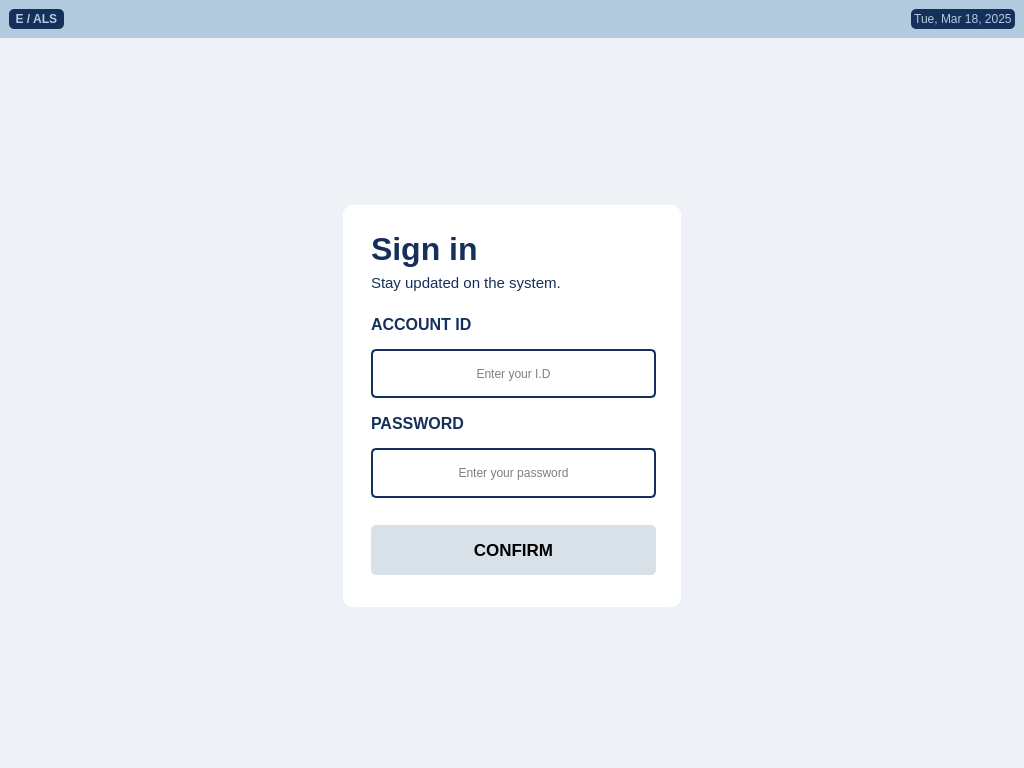
<?xml version="1.0" encoding="UTF-8"?>
<ui version="4.0">
 <class>MainWindow</class>
 <widget class="QMainWindow" name="MainWindow">
  <property name="geometry">
   <rect>
    <x>0</x>
    <y>0</y>
    <width>1024</width>
    <height>768</height>
   </rect>
  </property>
  <property name="windowTitle">
   <string>MainWindow</string>
  </property>
  <property name="styleSheet">
   <string notr="true">QMainWindow {
    background-image: url(&quot;C:/Users/maeve/Documents/GitHub/cpet8_group8_workspace/EALS UI/v0.2/resources/eals_log_bg.jpg&quot;);
    background-position: center;
    background-repeat: no-repeat;
    background-color: #eef1f6
}
</string>
  </property>
  <widget class="QWidget" name="centralwidget">
   <layout class="QGridLayout" name="gridLayout_3" rowstretch="0,2,0,5,2" columnstretch="4,4,4">
    <property name="leftMargin">
     <number>0</number>
    </property>
    <property name="topMargin">
     <number>0</number>
    </property>
    <property name="rightMargin">
     <number>0</number>
    </property>
    <property name="bottomMargin">
     <number>0</number>
    </property>
    <item row="4" column="1">
     <spacer name="verticalSpacer">
      <property name="orientation">
       <enum>Qt::Orientation::Vertical</enum>
      </property>
      <property name="sizeHint" stdset="0">
       <size>
        <width>20</width>
        <height>40</height>
       </size>
      </property>
     </spacer>
    </item>
    <item row="3" column="1">
     <widget class="QFrame" name="frame">
      <property name="sizePolicy">
       <sizepolicy hsizetype="MinimumExpanding" vsizetype="MinimumExpanding">
        <horstretch>0</horstretch>
        <verstretch>0</verstretch>
       </sizepolicy>
      </property>
      <property name="styleSheet">
       <string notr="true">QFrame  {
	background-color: rgb(255, 255, 255);
border-radius: 10px;
color: #15305b;

}
</string>
      </property>
      <property name="frameShape">
       <enum>QFrame::Shape::Box</enum>
      </property>
      <property name="frameShadow">
       <enum>QFrame::Shadow::Sunken</enum>
      </property>
      <layout class="QGridLayout" name="gridLayout_2">
       <property name="leftMargin">
        <number>18</number>
       </property>
       <property name="rightMargin">
        <number>15</number>
       </property>
       <property name="bottomMargin">
        <number>14</number>
       </property>
       <item row="0" column="0">
        <layout class="QGridLayout" name="gridLayout" rowstretch="0,2,0,1,2,2,0,0,2,2,0,2">
         <property name="leftMargin">
          <number>10</number>
         </property>
         <property name="topMargin">
          <number>10</number>
         </property>
         <property name="rightMargin">
          <number>10</number>
         </property>
         <property name="bottomMargin">
          <number>18</number>
         </property>
         <property name="spacing">
          <number>0</number>
         </property>
         <item row="8" column="0">
          <widget class="QLabel" name="label_4">
           <property name="sizePolicy">
            <sizepolicy hsizetype="Expanding" vsizetype="Expanding">
             <horstretch>0</horstretch>
             <verstretch>0</verstretch>
            </sizepolicy>
           </property>
           <property name="font">
            <font>
             <pointsize>12</pointsize>
             <bold>true</bold>
            </font>
           </property>
           <property name="text">
            <string>PASSWORD</string>
           </property>
          </widget>
         </item>
         <item row="11" column="0">
          <widget class="QPushButton" name="home_login_btn">
           <property name="sizePolicy">
            <sizepolicy hsizetype="Minimum" vsizetype="Expanding">
             <horstretch>0</horstretch>
             <verstretch>0</verstretch>
            </sizepolicy>
           </property>
           <property name="minimumSize">
            <size>
             <width>0</width>
             <height>40</height>
            </size>
           </property>
           <property name="font">
            <font>
             <pointsize>13</pointsize>
             <bold>true</bold>
             <kerning>false</kerning>
            </font>
           </property>
           <property name="styleSheet">
            <string notr="true">border-radius: 5px;
background-color: #d8e1e8;</string>
           </property>
           <property name="text">
            <string>CONFIRM</string>
           </property>
           <property name="checkable">
            <bool>false</bool>
           </property>
           <property name="flat">
            <bool>false</bool>
           </property>
          </widget>
         </item>
         <item row="9" column="0">
          <widget class="QLineEdit" name="home_pass_box">
           <property name="sizePolicy">
            <sizepolicy hsizetype="Expanding" vsizetype="Expanding">
             <horstretch>0</horstretch>
             <verstretch>0</verstretch>
            </sizepolicy>
           </property>
           <property name="minimumSize">
            <size>
             <width>0</width>
             <height>40</height>
            </size>
           </property>
           <property name="styleSheet">
            <string notr="true">background-color: rgb(255, 255, 255);
border: 2px solid #15305b;
border-radius: 5px;</string>
           </property>
           <property name="text">
            <string/>
           </property>
           <property name="echoMode">
            <enum>QLineEdit::EchoMode::Password</enum>
           </property>
           <property name="alignment">
            <set>Qt::AlignmentFlag::AlignCenter</set>
           </property>
           <property name="placeholderText">
            <string>Enter your password</string>
           </property>
           <property name="cursorMoveStyle">
            <enum>Qt::CursorMoveStyle::LogicalMoveStyle</enum>
           </property>
           <property name="clearButtonEnabled">
            <bool>true</bool>
           </property>
          </widget>
         </item>
         <item row="10" column="0">
          <spacer name="horizontalSpacer">
           <property name="orientation">
            <enum>Qt::Orientation::Horizontal</enum>
           </property>
           <property name="sizeHint" stdset="0">
            <size>
             <width>40</width>
             <height>27</height>
            </size>
           </property>
          </spacer>
         </item>
         <item row="5" column="0">
          <widget class="QLineEdit" name="home_id_box">
           <property name="sizePolicy">
            <sizepolicy hsizetype="Expanding" vsizetype="Expanding">
             <horstretch>0</horstretch>
             <verstretch>0</verstretch>
            </sizepolicy>
           </property>
           <property name="minimumSize">
            <size>
             <width>0</width>
             <height>40</height>
            </size>
           </property>
           <property name="styleSheet">
            <string notr="true">background-color: rgb(255, 255, 255);
border: 2px solid #15305b;
border-radius: 5px;</string>
           </property>
           <property name="alignment">
            <set>Qt::AlignmentFlag::AlignCenter</set>
           </property>
           <property name="placeholderText">
            <string>Enter your I.D</string>
           </property>
           <property name="clearButtonEnabled">
            <bool>true</bool>
           </property>
          </widget>
         </item>
         <item row="1" column="0">
          <widget class="QLabel" name="label_2">
           <property name="sizePolicy">
            <sizepolicy hsizetype="Expanding" vsizetype="Expanding">
             <horstretch>0</horstretch>
             <verstretch>0</verstretch>
            </sizepolicy>
           </property>
           <property name="font">
            <font>
             <pointsize>24</pointsize>
             <bold>true</bold>
             <kerning>true</kerning>
            </font>
           </property>
           <property name="styleSheet">
            <string notr="true"/>
           </property>
           <property name="text">
            <string>Sign in</string>
           </property>
           <property name="scaledContents">
            <bool>true</bool>
           </property>
           <property name="wordWrap">
            <bool>false</bool>
           </property>
          </widget>
         </item>
         <item row="4" column="0">
          <widget class="QLabel" name="label_3">
           <property name="sizePolicy">
            <sizepolicy hsizetype="Expanding" vsizetype="Expanding">
             <horstretch>0</horstretch>
             <verstretch>0</verstretch>
            </sizepolicy>
           </property>
           <property name="font">
            <font>
             <pointsize>12</pointsize>
             <bold>true</bold>
             <kerning>true</kerning>
            </font>
           </property>
           <property name="text">
            <string>ACCOUNT ID</string>
           </property>
          </widget>
         </item>
         <item row="3" column="0">
          <widget class="QLabel" name="label">
           <property name="sizePolicy">
            <sizepolicy hsizetype="Expanding" vsizetype="Expanding">
             <horstretch>0</horstretch>
             <verstretch>0</verstretch>
            </sizepolicy>
           </property>
           <property name="font">
            <font>
             <pointsize>11</pointsize>
             <kerning>false</kerning>
            </font>
           </property>
           <property name="frameShape">
            <enum>QFrame::Shape::NoFrame</enum>
           </property>
           <property name="frameShadow">
            <enum>QFrame::Shadow::Plain</enum>
           </property>
           <property name="lineWidth">
            <number>1</number>
           </property>
           <property name="text">
            <string>Stay updated on the system.</string>
           </property>
           <property name="scaledContents">
            <bool>true</bool>
           </property>
           <property name="alignment">
            <set>Qt::AlignmentFlag::AlignLeading|Qt::AlignmentFlag::AlignLeft|Qt::AlignmentFlag::AlignTop</set>
           </property>
          </widget>
         </item>
        </layout>
       </item>
      </layout>
     </widget>
    </item>
    <item row="3" column="2">
     <spacer name="horizontalSpacer_5">
      <property name="orientation">
       <enum>Qt::Orientation::Horizontal</enum>
      </property>
      <property name="sizeHint" stdset="0">
       <size>
        <width>40</width>
        <height>20</height>
       </size>
      </property>
     </spacer>
    </item>
    <item row="0" column="0" colspan="3">
     <widget class="QWidget" name="widget" native="true">
      <property name="styleSheet">
       <string notr="true">background-color: rgb(255, 255, 255);background-color: #b2cbde;
color: #15305b;
</string>
      </property>
      <layout class="QHBoxLayout" name="horizontalLayout">
       <property name="spacing">
        <number>10</number>
       </property>
       <property name="topMargin">
        <number>9</number>
       </property>
       <property name="bottomMargin">
        <number>9</number>
       </property>
       <item>
        <widget class="QLabel" name="label_5">
         <property name="font">
          <font>
           <bold>true</bold>
          </font>
         </property>
         <property name="styleSheet">
          <string notr="true">background-color: rgb(21, 48, 91);
color: rgb(178, 203, 222);
border-radius: 5px;</string>
         </property>
         <property name="text">
          <string>  E / ALS  </string>
         </property>
        </widget>
       </item>
       <item>
        <spacer name="horizontalSpacer_2">
         <property name="orientation">
          <enum>Qt::Orientation::Horizontal</enum>
         </property>
         <property name="sizeHint" stdset="0">
          <size>
           <width>835</width>
           <height>20</height>
          </size>
         </property>
        </spacer>
       </item>
       <item>
        <widget class="QLabel" name="label_6">
         <property name="styleSheet">
          <string notr="true">background-color: rgb(21, 48, 91);
color: rgb(178, 203, 222);
border-radius: 5px;</string>
         </property>
         <property name="text">
          <string> Tue, Mar 18, 2025 </string>
         </property>
         <property name="alignment">
          <set>Qt::AlignmentFlag::AlignCenter</set>
         </property>
        </widget>
       </item>
      </layout>
     </widget>
    </item>
    <item row="3" column="0">
     <spacer name="horizontalSpacer_4">
      <property name="orientation">
       <enum>Qt::Orientation::Horizontal</enum>
      </property>
      <property name="sizeHint" stdset="0">
       <size>
        <width>40</width>
        <height>20</height>
       </size>
      </property>
     </spacer>
    </item>
    <item row="1" column="0" colspan="3">
     <spacer name="verticalSpacer_2">
      <property name="orientation">
       <enum>Qt::Orientation::Vertical</enum>
      </property>
      <property name="sizeHint" stdset="0">
       <size>
        <width>20</width>
        <height>40</height>
       </size>
      </property>
     </spacer>
    </item>
   </layout>
  </widget>
 </widget>
 <resources>
  <include location="resources/bg_logo.qrc"/>
 </resources>
 <connections/>
</ui>
